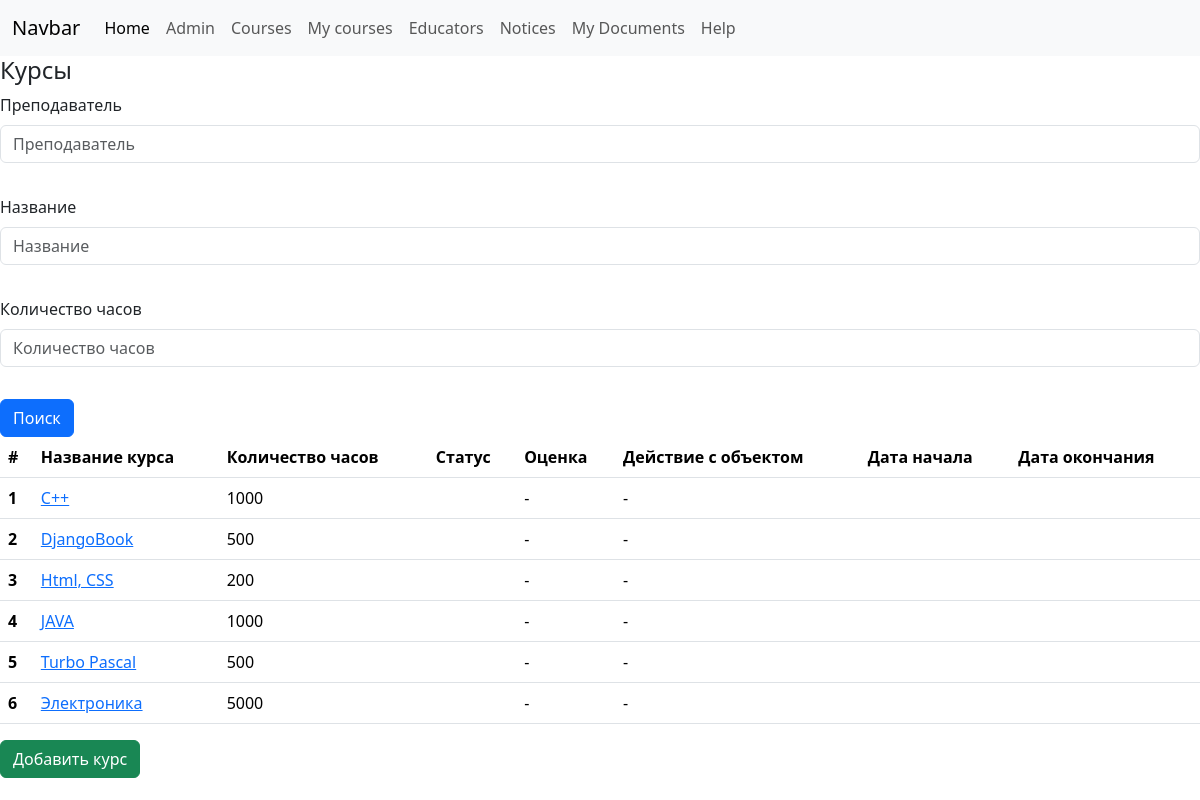
Page /courses/ on the earlier database version.
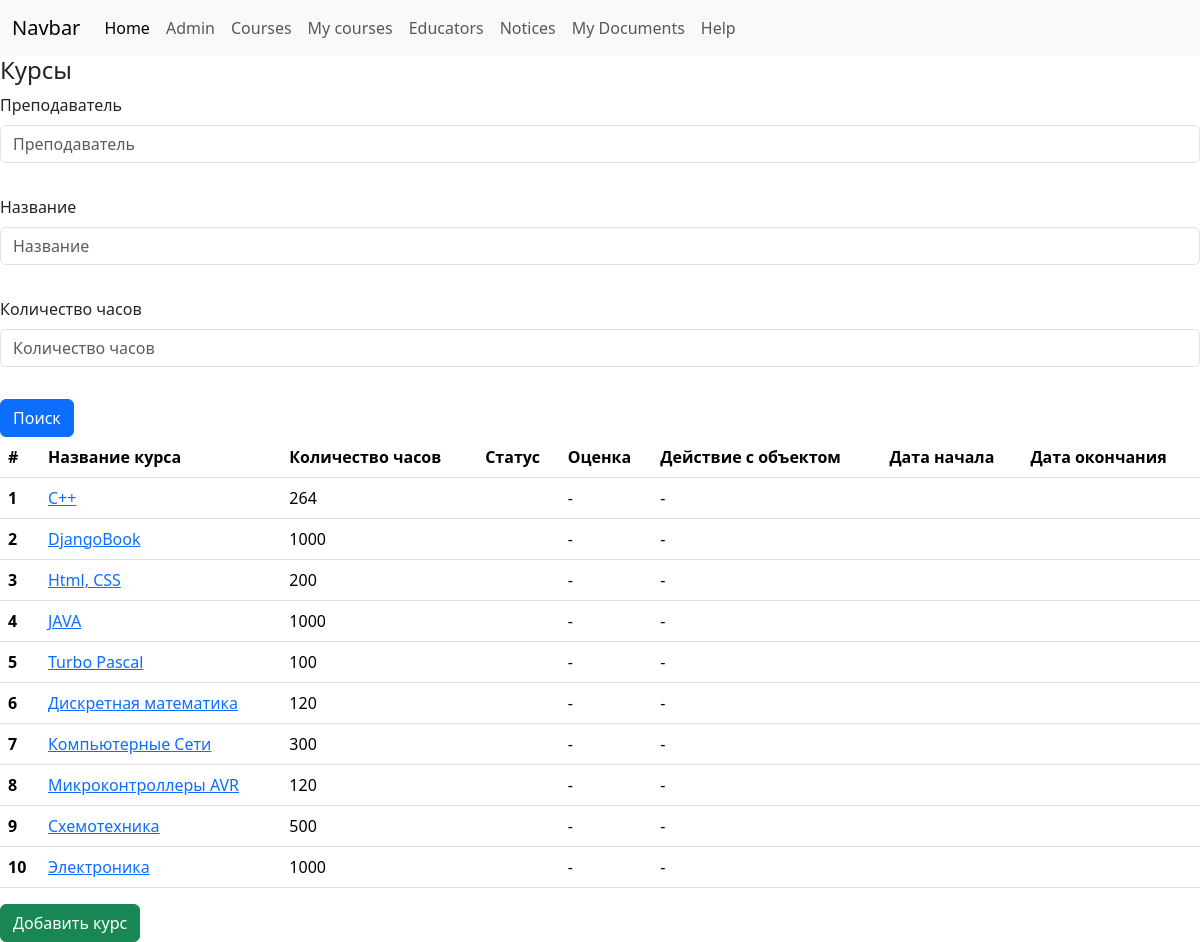
Same page on the later database version.
### userside/models.py (models this page shows, shortened)
class course(models.Model):
    educator = models.ForeignKey('userside.educator', on_delete=models.CASCADE, null=True, blank=True,
                                 related_name='courses')
    name = models.CharField('Название курса', max_length=128)
    length_of_time = models.IntegerField('Количество часов', blank=True, null=True)
    class Meta:
        ordering = ['name']
        verbose_name = 'Курс'
        verbose_name_plural = 'Курсы'

### userside/views.py (the view)
# urls.py: path('courses/', userside.views.courses.as_view(), name='course_list'),
class courses(TitleMixin, ListView):
    title = 'Курсы'
    def get_filters(self):
        return userside.filters.CourseFilter(self.request.GET)
    def get_queryset(self):
        return self.get_filters().qs
    def get_context_data(self):
        context = super().get_context_data()
        context['filters'] = self.get_filters()
        return context

### userside/views.py (called while the page is built)
    def get_title(self):
        return self.title

    def get_context_data(self, **kwargs):
        context = super().get_context_data()
        context['title'] = self.get_title()
        return context

### userside/templates/userside/course_list.html
{% extends 'userside/index.html' %}
{% block content %}
    {% include 'userside/search_course_include.html' %}
    <table class="table">
        <thead>
        <tr>
            <th scope="col">#</th>
            <th scope="col">Название курса</th>
            <th scope="col">Количество часов</th>
            <th scope="col">Статус</th>
            <th scope="col">Оценка</th>
            <th scope="col">Действие с объектом</th>
            <th scope="col">Дата начала</th>
            <th scope="col">Дата окончания</th>
        </tr>
        </thead>
        <tbody>
        {% for course in object_list %}
        <tr>
            <th scope="row">{{ forloop.counter }}</th>
            <td><a href="{% url 'userside:course_detail' course.pk %}">{{ course.name|capfirst }}</a></td>
            <td>{{ course.length_of_time }}</td>
            <td>{{ course.status }}</td>
            <td>{{ course.mark|default:" - " }}</td>
            <td>{{ course.action_object|default:" - "}}</td>
            <td>{{ course.date_begin }}</td>
            <td>{{ course.date_end }}</td>
        </tr>
        {% empty %}
            <h4> не найдено </h4>
        {% endfor %}
        </tbody>
    </table>
    <a href="{% url 'userside:course_create' %}" class="btn btn-success"> Добавить курс</a>
{% endblock %}

Differences in the rows shown:
changed course (number 1 of 10 on the later page): length_of_time "1000" → "264"
changed course "DjangoBook": length_of_time "500" → "1000"
changed course "Turbo Pascal": length_of_time "500" → "100"
added course: name "Дискретная математика", length_of_time "120", mark "-", action_object "-"
added course: name "Компьютерные Сети", length_of_time "300", mark "-", action_object "-"
added course: name "Микроконтроллеры AVR", length_of_time "120", mark "-", action_object "-"
added course: name "Схемотехника", length_of_time "500", mark "-", action_object "-"
changed course "Электроника": length_of_time "5000" → "1000"
